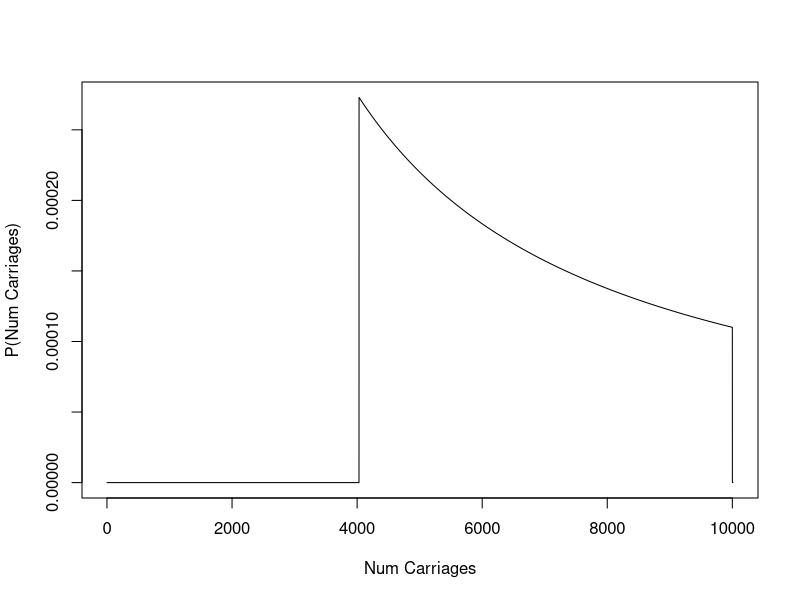
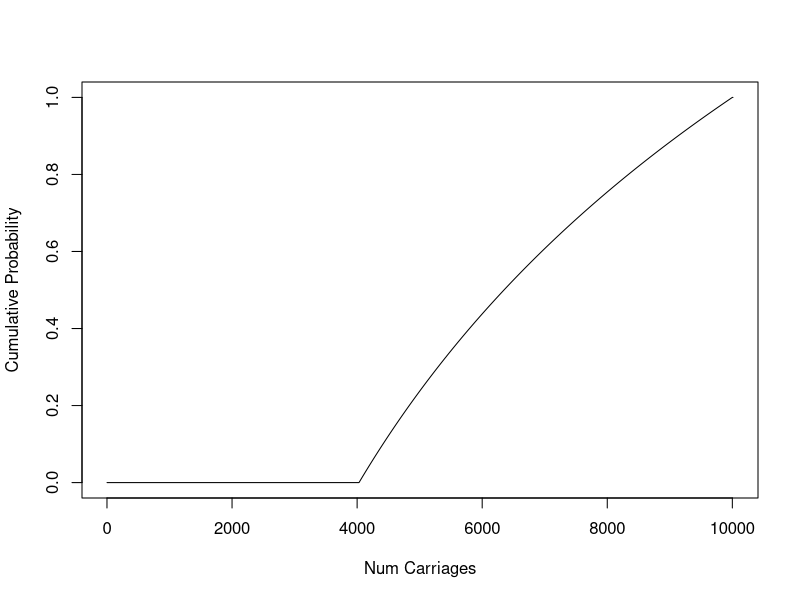
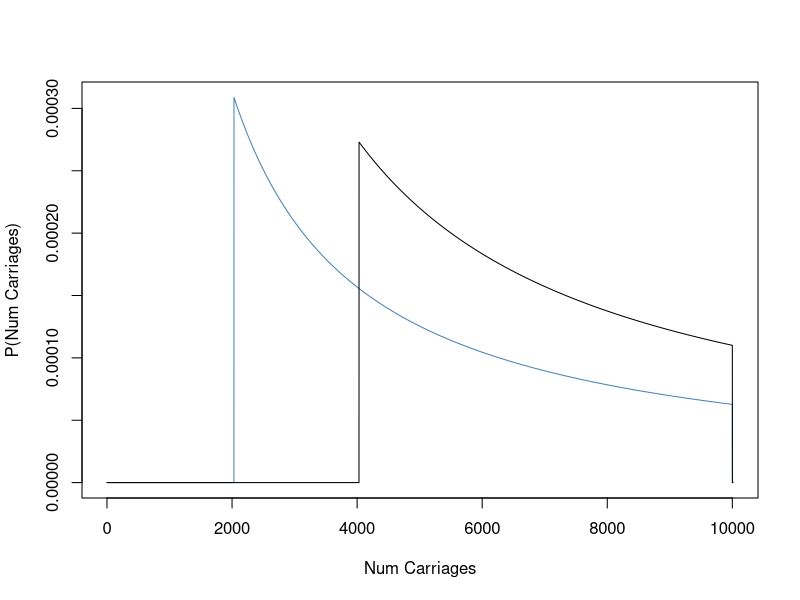
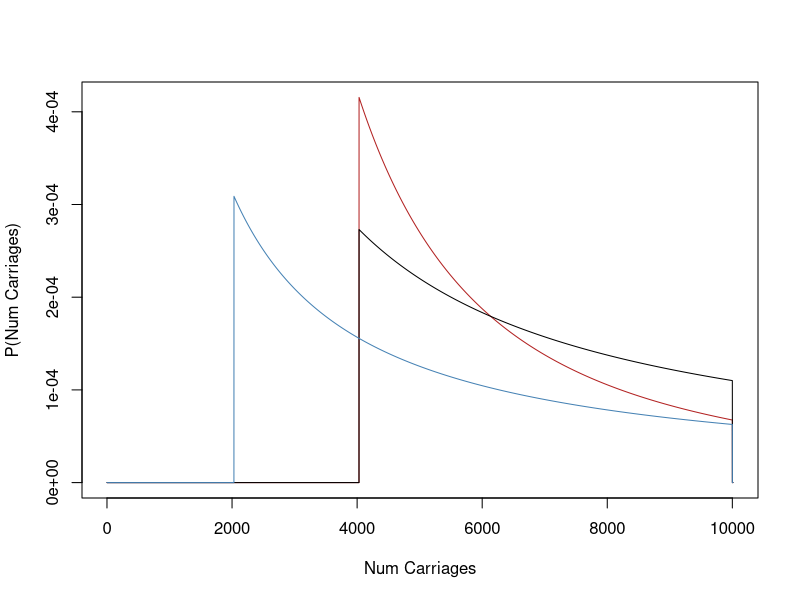
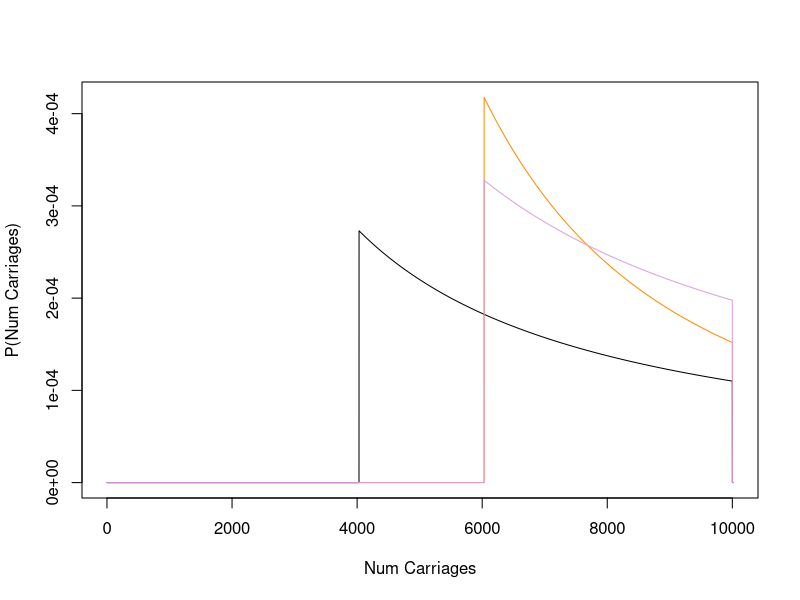
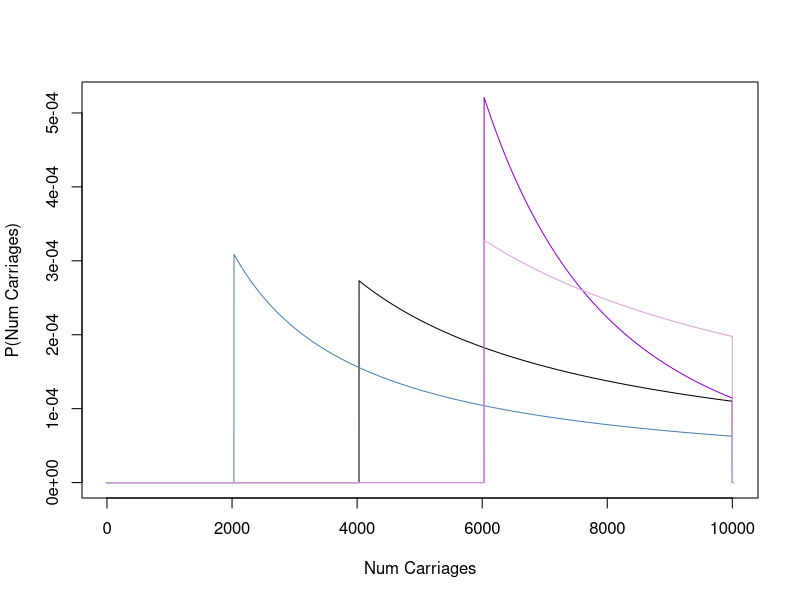

These charts were generated, in order, by the following R code:
## ---- chunk 1
knitr::opts_chunk$set(echo = TRUE)
library(magrittr)
## ---- chunk 2
obs = 4031
maxn = 10000
cityrail = function (obs, maxn){
  posterior = 1/(obs:maxn)
  # note we need the posterior to sum to 1.
  # so this is necessary!
  normalisation = sum(posterior)
  # pad with 0s from the front so it looks sensible.
  # also pad with 10 0s after for pizzaz
  c(rep(0, obs-1), posterior/normalisation, rep(0, 10))
}


post1 = cityrail(obs, maxn)
numc = 1:length(post1)

plot(numc, post1, "l",
     ylab="P(Num Carriages)", xlab="Num Carriages")
## ---- chunk 3
# This is a discrete distribution
# so the mean is the sum of carriages * probability(carriages)
# These are distributions
sum(numc * post1)
## ---- chunk 4
# lets plot the cumulative distribution
plot(numc, cumsum(post1), "l",
     xlab="Num Carriages", ylab="Cumulative Probability")
## ---- chunk 5
medianp = function(posterior){
  # takes a discrete posterior and returns the median
  cdf_posterior = cumsum(posterior)
  # we want to find the crossing point of the cdf at 0.5
  # this can be done with sum(cdf <0.5).
  # the +1 is for the 1 indexing of R. (Not necessary in Python)
  median = sum(cdf_posterior < 0.5) + 1
  # this is not strictly accurate since the real median is between
  # `median` and `median-1` as defined above. Good enough approximation
  return(median)
}
medianp(post1)
## ---- chunk 6
post2 = cityrail(2031, maxn)

plot(numc, post2, "l", col="steelblue",
     ylab="P(Num Carriages)", xlab="Num Carriages")
lines(numc, post1)
## ---- chunk 7
multiplypost = function(first, second){
  # assume they're already normalised
  newpost = first * second
  newpost / sum(newpost)
}
outpost = multiplypost(post1, post2)
## ---- chunk 8
plot(numc, outpost, "l", col="firebrick",
     ylab="P(Num Carriages)", xlab="Num Carriages")
lines(numc, post1)
lines(numc, post2, col="steelblue")
## ---- chunk 9
c(sum(numc * outpost), medianp(outpost))
## ---- chunk 10
post3 = cityrail(6031, maxn)
outpost6031 = multiplypost(post1, post3)

plot(numc, outpost6031, "l", col="dark orange",
     ylab="P(Num Carriages)", xlab="Num Carriages")
lines(numc, post1)
lines(numc, post3, col="plum")
## ---- chunk 11
c(sum(numc * outpost6031), medianp(outpost6031))
## ---- chunk 12
# we can repeatedly multiply posteriors via bayesian updating
outpostAll = multiplypost(outpost, post3)


plot(numc, outpostAll, "l", col="darkviolet",
     ylab="P(Num Carriages)", xlab="Num Carriages")
lines(numc, post1)
lines(numc, post2, col="steelblue")
lines(numc, post3, col="plum")
## ---- chunk 13
c(sum(numc * outpostAll), medianp(outpostAll))
## ---- chunk 14
sum(1/(1:1000))
## ---- chunk 15
sum(1/(1:10000))
## ---- chunk 16
sum(1/(1:1000000))
## ---- chunk 17
sum(1/(1:10000)^2)
## ---- chunk 18
sum(1/(1:1000000)^2)
